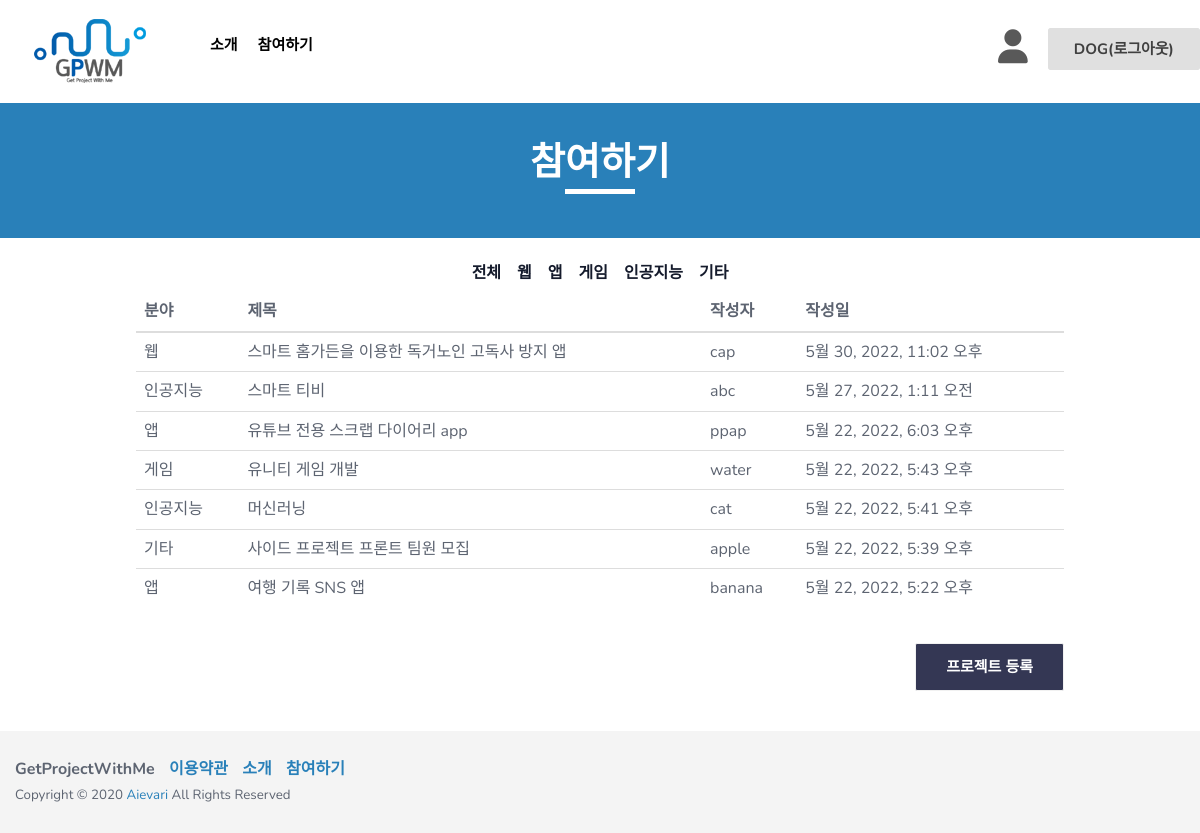
Page /board/list/ (signed in) on the committed database.
### board/models.py (models this page shows, shortened)
class Writing(models.Model):
    TECHNICAL_CHOICES = {
       ('웹', '웹'),
       ('앱', '앱'),
       ('게임', '게임'),
       ('인공지능', '인공지능'),
       ('기타', '기타')
    }
    TOPIC_CHOICES = {
       ('생활', '생활'),
       ('업무', '업무'),
       ('공공/교통', '공공/교통'),
       ('금융/핀테크', '금융/핀테크'),
       ('의료', '의료'),
       ('교육', '교육'),
       ('유통/쇼핑', '유통/쇼핑'),
       ('엔터테인먼트', '엔터테인먼트'),
       ('기타', '기타')
    }
    IDENTITY_CHOICES = {
       ('학생', '학생'),
       ('취준생', '취준생'),
       ('직장인', '직장인'),
       ('기타','기타')
    }
    author = models.ForeignKey(User, on_delete=models.CASCADE, null=False)  # 유저모델과 연결!
    title = models.CharField(max_length=200, default = '') #프로젝트 개요
    technical_field = models.CharField(max_length=80, choices=TECHNICAL_CHOICES, default = '') #기술분야
    topic_area = models.CharField(max_length=80, choices=TOPIC_CHOICES, default = '')#주제영역
    content = models.TextField('프로젝트 개요서 첨부')  # 프로젝트 개요서 첨부
    team = models.CharField(max_length=30, default = '')#모집인원
    최종학력 = models.CharField(max_length=200, default = '')
    신분 = models.CharField(max_length=200, choices=IDENTITY_CHOICES, default = '')
    like = models.ManyToManyField(User, related_name='likes',blank=True)
    like_count = models.PositiveIntegerField(default=0) #0또는 양수만 받는 필드
    create_date = models.DateTimeField(auto_now_add=True)  # 글이 만들어지면 자동 작성.
    modify_date = models.DateTimeField(null=True, blank=True)  # 수정할 때마다 갱신.(뷰에서 제어)

### board/views.py (the view)
# urls.py: path('list/', views.list, name='list'),  # list를 보여주는 뷰와 연결한다.
def list(request):
    writing_list = Writing.objects.all()  # 객체들을 다 불러온다.
    writing_list = writing_list.order_by('-create_date')  # 만들어진 시간의 역으로 정렬한다.
    context = {'writing_list':writing_list,  # writing_list라는 키 안에 writing_list를 담는다.
               }
    return render(request, 'list.html', context)

### board/templates/list.html (shortened to what this page needs)
<!DOCTYPE html>
<html class="no-js" lang="en">
  <head>
    <link rel="stylesheet" href="/static/css/bootstrap.min.css" />
    <link rel="stylesheet" href="/static/css/owl.carousel.css" />
    <link rel="stylesheet" href="/static/css/owl.transitions.css" />
    <link rel="stylesheet" href="/static/css/animate.css" />
    <link rel="stylesheet" href="/static/css/meanmenu.min.css" />
    <link rel="stylesheet" href="/static/css/font-awesome.min.css" />
    <link rel="stylesheet" href="/static/css/themify-icons.css" />
    <link rel="stylesheet" href="/static/css/flaticon.css" />
    <link rel="stylesheet" href="/static/css/magnific.min.css" />
    <link rel="stylesheet" href="/static/css/style.css" />
    <link rel="stylesheet" href="/static/css/responsive.css" />
  </head>
  <body>
    <header class="header-one">
      <div id="sticker" class="header-area hidden-xs">
        <div class="container">
          <div class="row">
            <div class="col-md-12 col-sm-12">
              <div class="row">
                <div class="col-md-2 col-sm-3">
                  <div class="logo">
                    <a
                      class="navbar-brand page-scroll white-logo"
                      href="{% url "main" %}"
                    >
                      <img src="/static/img/logo/GPWM_logo.png" alt="" />
                    </a>
                  </div>
                </div>
                <div class="col-md-10 col-sm-9">
                  <div class="header-right-link usericonflex">
                    <div class="usericon">
                      {% if user.is_authenticated %}
                      <a class="pages iconcolor" href="{% url "mypage" %}"><i class="fa-solid fa-user"></i></a>
                      {% else %}
                      <a class="pages iconcolor" href="{% url "login" %}"><i class="fa-solid fa-user"></i></a>
                      {% endif %}
                    </div>
                    <div class="loginm">
                      {% if user.is_authenticated %}
                      <a class="s-menu" href="{% url "logout" %}">{{ user.username }}(로그아웃)</a>
                      {% else %}
                      <a class="s-menu" href="{% url "login" %}">로그인</a>
                      {% endif %}
                    </div>
                  </div>
                  <nav class="navbar navbar-default">
                    <div class="collapse navbar-collapse" id="navbar-example">
                      <div class="main-menu">
                        <ul class="nav navbar-nav navbar-right">
                          <li>
                            <a class="pages" href="{% url "introduce" %}">소개</a>
                          </li>
                          <li>
                            <a href="{% url "list" %}">참여하기</a>
                          </li>
                        </ul>
                      </div>
                    </div>
                  </nav>
                </div>
              </div>
            </div>
          </div>
        </div>
      </div>
    </header>
    <div class="page-area">
      <div class="breadcumb-overlay"></div>
      <div class="container">
        <div class="row">
          <div class="col-md-12 col-sm-12 col-xs-12">
            <div class="breadcrumb text-center">
              <div class="section-headline white-headline">
                <h3>참여하기</h3>
                <hr />
              </div>
            </div>
          </div>
        </div>
      </div>
    </div>
    <div class="page-area">
      <div class="breadcumb-overlay backcolorwhite"></div>
      <div class="container catecenter2">
        <div class="col-md-12 col-sm-12 col-xs-12 catecenter">
          <h6 class="h6mar">전체</h6>
          <h6 class="h6mar">웹</h6>
          <h6 class="h6mar">앱</h6>
          <h6 class="h6mar">게임</h6>
          <h6 class="h6mar">인공지능</h6>
          <h6 class="h6mar">기타</h6>
        </div>
      </div>
    </div>
    {% block content %}
    <div class="container conwidth">
      <div class="row">
        <div class="support-all">
          <table class="table">
              <thead class="thead-dark">
                <tr>
                  <th scope="col">분야</th>
                  <th scope="col">제목</th>
                  <th scope="col">작성자</th>
                  <th scope="col">작성일</th>
                </tr>
              </thead>
              <tbody>
                {% for writing in writing_list %}
                {% if user.is_authenticated %}
                <tr onclick="location.href='/board/posting/{{ writing.id }}/'">
                  <td>{{ writing.technical_field }}</td>
                  <td>{{ writing.title }}</td>
                  <td>{{ writing.author }}</td>
                  <td>{{ writing.create_date }}</td>
                </tr>
                {% endif %}
                {% endfor %}
              </tbody>
          </table>
        </div>
          <div class="col-md-12 col-sm-12 col-xs-12 disf">
            {% if user.is_authenticated %}
            <a id="signup" class="login-btn proenroll" href="{% url 'create' %}">프로젝트 등록</a>
            {% else %}
            <a id="signup" class="login-btn proenroll" href="{% url "login" %}">로그인 후 이용가능</a>
            {% endif %}
          </div>
          {% endblock %}
      </div>
    </div>
    <footer class="footer1">
      <div class="footer-area-bottom">
        <div class="container">
          <div class="row">
            <div class="col-md-6 col-sm-6 col-xs-12">
              <div class="copyright">
                <p class="fontwei">
                  <span>GetProjectWithMe</span>
                  <span><a href="#" class="colorblue">이용약관</a></span>
                  <span
                    ><a href="{% url "introduce" %}" class="colorblue">소개</a></span
                  >
                  <span
                    ><a href="{% url "list" %}" class="colorblue">참여하기</a></span
                  >
                </p>
                <p class="txtsiz">
                  Copyright © 2020
                  <a href="#">Aievari</a> All Rights Reserved
                </p>
              </div>
            </div>
          </div>
        </div>
      </div>
    </footer>
  </body>
</html>

### loginapp/static/css/style.css (style rules this page uses)
html, body { height: 100%; }
img { max-width: 100%; height: auto; }
p { margin: 0 0 9px; color: #5d6471; }
h1, h2, h3, h4, h5, h6 { font-family: "Nunito", sans-serif; margin: 0 0 15px; color: #151b2c; font-weight: 600; }
h3 { font-size: 30px; line-height: 38px; }
h6 { font-size: 16px; line-height: 28px; }
a { transition: all 0.3s ease 0s; text-decoration: none; }
body { background: #fff none repeat scroll 0 0; color: #5d6471; font-family: "Nunito", sans-serif; font-size: 16px; text-align: left; overflow-x: hidden; line-height: 26px; }
ul { list-style: outside none none; margin: 0; padding: 0; }
.navbar-collapse { padding-left: 0px; }
.white-headline h3 { color: #fff; }
.section-headline { padding-bottom: 40px; position: relative; }
.section-headline h3 { font-size: 40px; line-height: 46px; }
.header-one { position: absolute; top: 0; left: 0; width: 100%; height: auto; z-index: 999; }
.header-area { background: transparent; background-color: white; }
.logo { display: block; }
.logo a { display: inline-block; height: auto; padding: 18px 0; }
.main-menu ul.navbar-nav li { float: left; position: relative; }
.main-menu ul.navbar-nav li a { background: rgba(0, 0, 0, 0) none repeat scroll 0 0; color: black; font-size: 18px; font-weight: 700; padding: 38px 15px 25px 15px; text-transform: uppercase; position: relative; }
.navbar { border: medium none; margin-bottom: 0; }
.navbar-default { background: rgba(0, 0, 0, 0) none repeat scroll 0 0; }
.navbar.navbar-default { float: left; }
.header-right-link { float: right; padding: 30px 0px; margin-left: 60px; text-align: right; }
.s-menu { padding: 10px 25px; border: 1px solid #e0e0e0; background: #e0e0e0; color: #404040; transition: 0.4s; font-size: 15px; font-weight: 700; border-radius: 3px; text-transform: uppercase; }
.usericon { font-size: 40px; }
.colorblue { color: #2980b9; margin-left: 10px; }
.support-all { display: flex; justify-content: space-between; flex-wrap: wrap; }
.footer1 { background-repeat: no-repeat; background-position: center center; background-size: cover; z-index: 1; position: relative; overflow: hidden; }
.footer1::after { background: rgba(255, 255, 255, 0.98) none repeat scroll 0 0; position: absolute; content: ""; left: 0; top: 0; width: 100%; height: 100%; z-index: -1; }
.footer-area-bottom { padding: 25px 0; background: #f4f4f4; }
.copyright>p { margin-bottom: 0; color: #5d6471; }
.copyright a { color: #2980b9; }
.page-area { position: relative; }
.page-area { background-repeat: no-repeat; background-size: cover; background-position: top center; }
.breadcumb-overlay { position: absolute; background-color: #2980b9; top: 0; width: 100%; left: 0; height: 92%; }
.breadcrumb { padding: 87px 0px 20px; background-color: transparent; margin-bottom: 0; }
.breadcrumb .section-headline h3 { font-size: 38px; line-height: 42px; text-transform: uppercase; position: relative; top: 15px; font-weight: 700; padding: 40px 0px 0px 0px; }
.breadcrumb .section-headline { padding-bottom: 25px; }
.breadcrumb .section-headline h3::after { display: none; }
.breadcrumb .section-headline::after { display: none; }
.login-btn { padding: 10px 30px; border: 1px solid #2980b9; background: #2980b9; color: #fff; transition: 0.4s; font-size: 15px; font-weight: 700; border-radius: 2px; text-transform: uppercase; display: block; width: 100%; margin-top: 15px; }
.proenroll { border: 1px solid #f1f1f1; background: #343754; color: #fff; width: max-content; }
.usericon { margin-right: 20px; font-size: 34px; }
.usericonflex { display: flex; }
.loginm { margin-top: 6px; }
.iconcolor { color: #595959; }
.catecenter { display: flex; text-align: center; align-content: center; justify-content: center; }
.catecenter2 { display: flex; justify-content: center; }
.h6mar { margin: 0 8px; border-bottom: 5px solid #fff; }
.backcolorwhite { background-color: #fff; height: 100%; }
.conwidth { width: 80%; }
@media (min-width:768px) { .conwidth { width: 750px } }
@media (min-width:992px) { .conwidth { width: 921px } }
@media (min-width:1200px) { .conwidth { width: 928px } }
.txtsiz { font-size: smaller; }
.disf { display: flex; justify-content: flex-end; margin-bottom: 40px; }
.fontwei { font-weight: bold; }

### loginapp/static/css/responsive.css (style rules this page uses)
@media (min-width: 992px) and (max-width: 1269px) { .header-right-link { margin-left: 10px; } }
@media (min-width: 992px) and (max-width: 1269px) { .main-menu ul.navbar-nav li a { font-size: 15px; padding: 35px 10px; } }

### rows in the picture
Writing: technical_field "웹", title "스마트 홈가든을 이용한 독거노인 고독사 방지 앱", author "cap", create_date "5월 30, 2022, 11:02 오후"
Writing: technical_field "인공지능", title "스마트 티비", author "abc", create_date "5월 27, 2022, 1:11 오전"
Writing: technical_field "앱", title "유튜브 전용 스크랩 다이어리 app", author "ppap", create_date "5월 22, 2022, 6:03 오후"
Writing: technical_field "게임", title "유니티 게임 개발", author "water", create_date "5월 22, 2022, 5:43 오후"
Writing: technical_field "인공지능", title "머신러닝", author "cat", create_date "5월 22, 2022, 5:41 오후"
Writing: technical_field "기타", title "사이드 프로젝트 프론트 팀원 모집", author "apple", create_date "5월 22, 2022, 5:39 오후"
Writing: technical_field "앱", title "여행 기록 SNS 앱", author "banana", create_date "5월 22, 2022, 5:22 오후"

### other values in the picture
{{ user.username }} "DOG"
